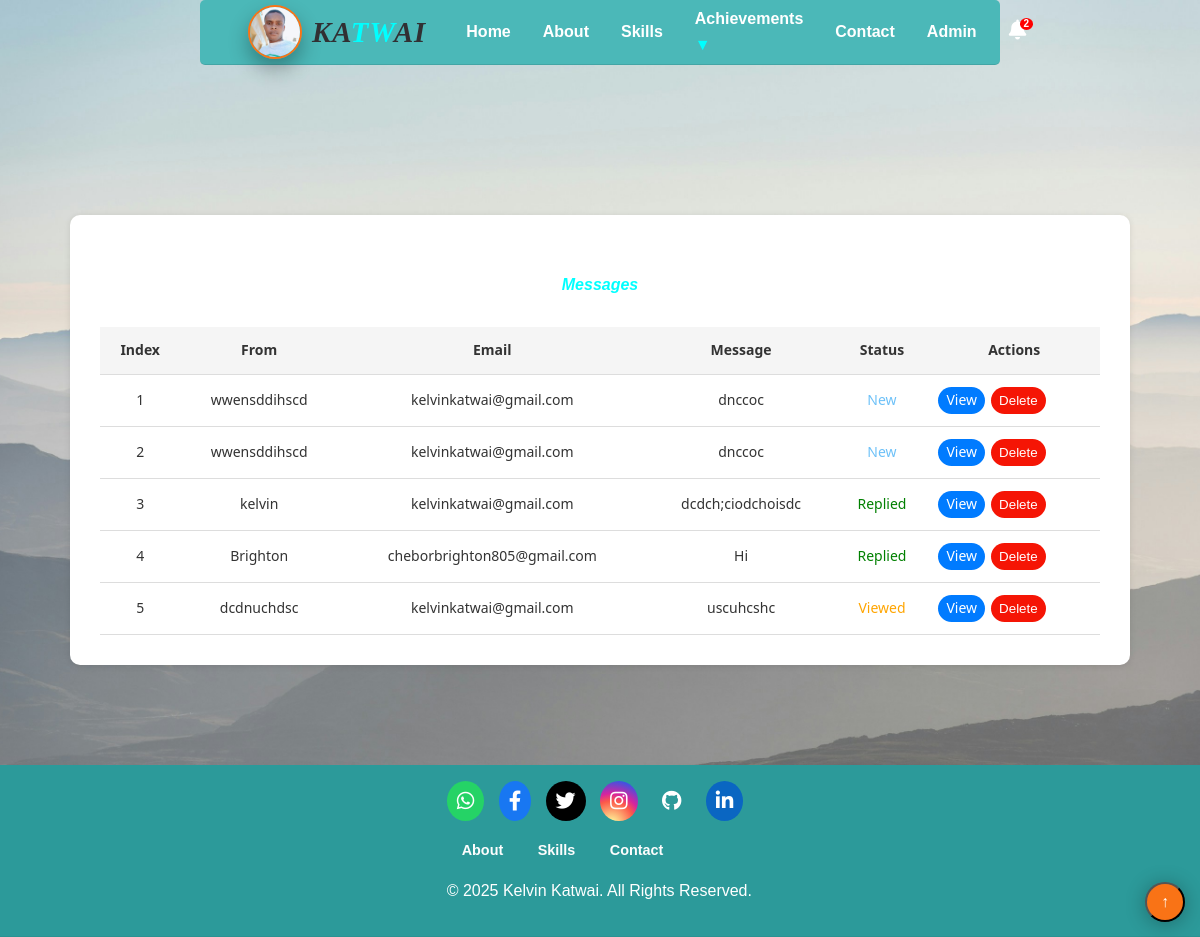
The app's page /view_messages/ (signed in), older data.
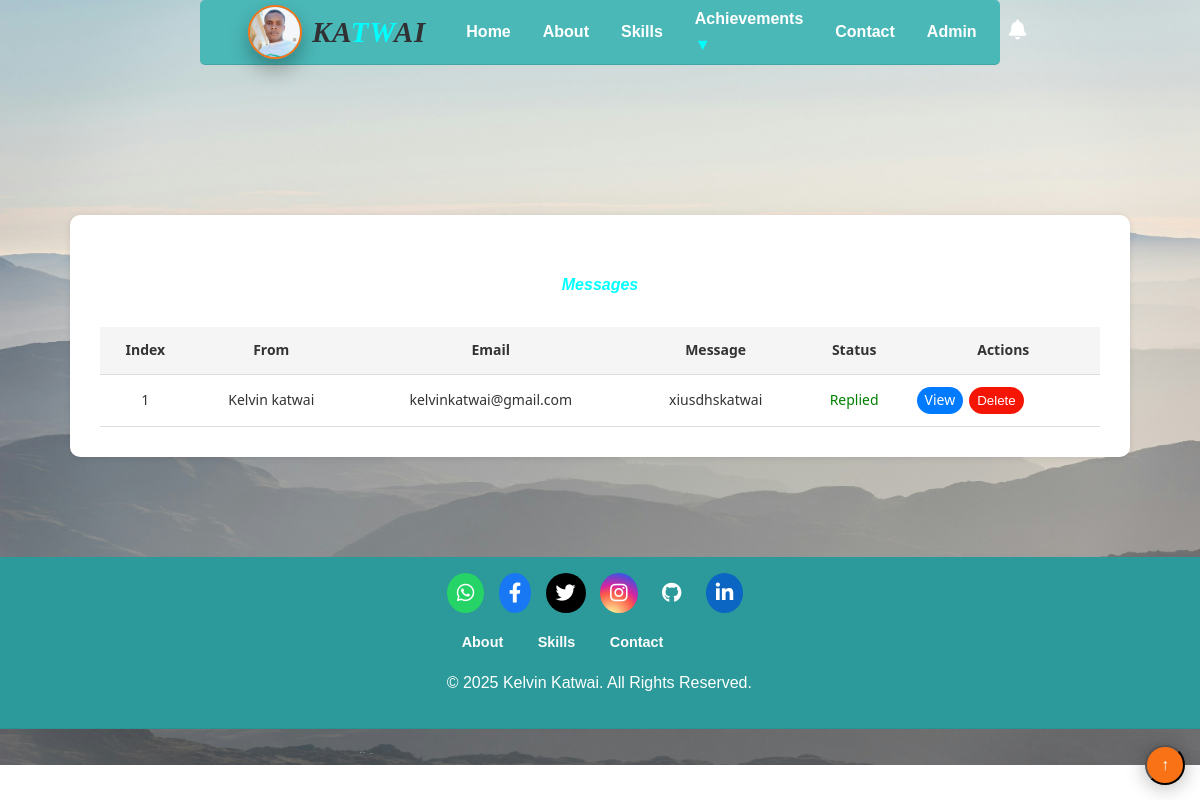
The same page, newer data.
### app/models.py (models this page shows, shortened)
class Message(models.Model):
    full_name = models.CharField(max_length=100)
    email = models.EmailField()
    message = models.TextField()
    STATUS_CHOICES  = [
        ('new', 'New'),
        ('viewed', 'Viewed'),
        ('replied', 'Replied'),
    ]
    status = models.CharField(max_length=10, choices=STATUS_CHOICES, default='new')
    reply = models.TextField(blank=True, null=True)
    created_at = models.DateTimeField(auto_now_add=True)

### app/views.py (the view)
# urls.py: path('view_messages/', views.view_messages, name='view_messages'),
@login_required
@user_passes_test(is_superuser)
def view_messages(request):
    messages = Message.objects.all().order_by('-id')
    return render(request, 'view_messages.html', {'messages': messages})

### app/views.py (called while the page is built)
def is_superuser(user):
    return user.is_superuser

def new_messages_count(request):
    if request.user.is_authenticated and request.user.is_superuser:
        return {'new_messages_count': Message.objects.filter(status='new').count()}
    return {'new_messages_count': 0}

### templates/view_messages.html (shortened to what this page needs)
{% extends 'base.html' %}
{% block content %}
<div class="table-container">
  <h5>Messages</h5>
  <table class="table">
    <thead>
      <tr>
        <th>Index</th>
        <th>From</th>
        <th>Email</th>
        <th>Message</th>
        <th>Status</th>
        <th>Actions</th>
      </tr>
    </thead>
    <tbody>
      {% for message in messages %}
      <tr>
        <td>{{ forloop.counter }}</td>
        <td>{{ message.full_name }}</td>
        <td>{{ message.email }}</td>
        <td>{{ message.message|truncatewords:10 }}</td>
        <td>
          {% if message.status == 'new' %}
            <span class="status-new">New</span>
          {% elif message.status == 'viewed' %}
            <span class="status-viewed">Viewed</span>
          {% elif message.status == 'replied' %}
            <span class="status-replied">Replied</span>
          {% endif %}
        </td>
        <td>
          <div class="buttons">
            <a href="{% url 'view_message_detail' message.id %}" class="btn-view">View</a>
            <form method="post" action="{% url 'delete_message' message.id %}" style="display:inline;">
              <button type="submit" class="btn-delete">Delete</button>
            </form>
          </div>
        </td>
      </tr>
      {% empty %}
      <tr>
        <td colspan="6" class="text-center">No messages yet.</td>
      </tr>
      {% endfor %}
    </tbody>
  </table>
</div>
{% endblock %}

### templates/base.html (shortened to what this page needs)
{% load static %}
<!DOCTYPE html>
<html lang="en">
<head>
    <link rel="stylesheet" href="https://cdnjs.cloudflare.com/ajax/libs/font-awesome/5.15.4/css/all.min.css">
    <link rel="stylesheet" href="https://cdn.jsdelivr.net/gh/devicons/devicon@latest/devicon.min.css">
</head>
<body>
    <header>
    <div class="logo-container">
        <img src="{% static 'images/profile.jpeg' %}" alt="Profile Picture">
        <h1>KA<span>TW</span>AI</h1>
    </div>
    <nav>
        <ul class="nav-links" id="navLinks">
            <li><a href="{% url 'home' %}">Home</a></li>
            <li><a href="{% url 'home' %}#about">About</a></li>
            <li><a href="{% url 'home' %}#skills">Skills</a></li>
            <li class="drop-content">
                <a href="javascript:void(0)" class="dropdown-btn" onclick="toggleDropdown()">
                    Achievements <span id="arrow">▼</span>
                </a>
            </li>
            <li><a href="{% url 'home' %}#contact">Contact</a></li>
            {% if user.is_superuser %}
                <li><a href="{% url 'admin_login' %}">Admin</a></li>
                <li class="notification-item">
                    <a href="{% url 'view_messages' %}">
                        <i class="fas fa-bell"></i>
                        {% if new_messages_count > 0 %}
                            <span class="notification-count">{{ new_messages_count }}</span>
                        {% endif %}
                    </a>
                </li>
            {% endif %}
        </ul>
    </nav>
</header>
<div class="back-to-top">
    <button id="backToTopBtn" onclick="scrollToTop()">↑</button>
</div>
    {% block content %}
    {% endblock %}
    <footer>
        <div class="footer-container">
            <div class="footer-icons">
                <a href="https://wa.me/254112871337" class="fab fa-whatsapp"></a>
                <a href="https://facebook.com/kelvin katwai" class="fab fa-facebook-f"></a>
                <a href="https://twitter.com/@KKatwai" class="fab fa-twitter"></a>
                <a href="https://instagram.com/katwaikelvin" class="fab fa-instagram"></a>
                    <a href="https://github.com/Kat-tech15" class="fab fa-github"></a>
                <a href="https://linkedin.com/in/kelvin-katwai-b7557824a" class="fab fa-linkedin-in"></a>
            </div>
            <div class="footer-links">
                <a href="{% url 'home' %}#about">About</a>
                <a href="{% url 'home' %}#skills">Skills</a>
                <a href="{% url 'home' %}#contact">Contact</a>
            </div>
            <p>&copy; 2025 Kelvin Katwai. All Rights Reserved.</p>
        </div>
    </footer>
</body>
</html>

### templates/view_messages.html (style rules this page uses)
.table-container { max-width: 1000px; margin: 100px auto; padding: 30px; margin-top: 150px; background: #fff; border-radius: 10px; box-shadow: 0 1px 6px rgba(0,0,0,0.1); font-family: 'Segoe UI', sans-serif; }
.table-container h5 { font-size: medium; margin-bottom: 30px; font-family: sans-serif; font-style: oblique; text-align: center; color: aqua; }
.table { width: 100%; border-collapse: collapse; }
.table th, .table td { padding: 12px 10px; text-align: center; border-bottom: 1px solid #ddd; font-size: 14px; }
.table th { background-color: #f5f5f5; font-weight: 600; color: #333; }
.status-replied { color: green; }
.btn-delete { background-color: #f51505; padding: 6px 8px; color: white; border-radius: 30px; border: none; }
.buttons { display: flex; gap: 6px; }
.btn-view { background-color: #007bff; padding: 2px 8px; color: white; border-radius: 30px; text-decoration: none; }

### templates/base.html (style rules this page uses)
body { margin: 0; font-family: 'Poppins', sans-serif; color: #333; line-height: 1.6; background-image: url(static/images/about5.jpg); background-repeat: no-repeat; background-size: cover; background-position: center; }
header { position: sticky; height: 4vh; top: 0; margin-left: 200px; margin-right: 200px; border-radius: 5px; z-index: 1000; background: #4bb8b8; backdrop-filter: blur(10px); display: flex; justify-content: space-between; align-items: center; padding: 1rem 3rem; border-bottom: 1px solid rgba(0, 0, 0, 0.1); }
.logo-container { display: flex; align-items: center; gap: 10px; }
.logo-container img { width: 50px; height: 50px; object-fit: cover; border: 2px solid #f97316; border-radius: 50%; margin-top: 0; box-shadow: 0 10px 20px rgba(0,0,0,0.3); }
header h1 { font-size: 1.8rem; font-family: Cambria, Cochin, Georgia, Times, 'Times New Roman', serif; font-weight: bold; color: #313033; letter-spacing: 1px; font-style: oblique; }
span { color: aqua; }
.nav-links { list-style: none; display: flex; gap: 2rem; align-items: center; }
.nav-links li a { text-decoration: none; color: #ffffff; font-weight: bold; position: relative; }
.nav-links li a::after { content: ""; position: absolute; left: 0; bottom: -4px; width: 0%; height: 2px; background: #0dfa05e1; transition: 0.3s ease; }
.notification-item { position: relative; }
.dropdown-btn { cursor: pointer; display: inline-block; }
.notification-item i { font-size: 20px; color: #fff; }
#backToTopBtn { position: fixed; bottom: 15px; right: 15px; background: #f97316; color: #ffffff; width: 40px; height: 40px; border-radius: 60%; font-size: 1rem; font-weight: bold; cursor: pointer; box-shadow: 0 2px 20px rgba(0,0,0,0.3); transition: background 0.3s ease, transform 0.2s ease; display: block; z-index: 9999; }
footer { position: relative; top: 0; z-index: 1000; background: #2c9a9a; backdrop-filter: blur(10px); display: flex; color: white; justify-content: space-between; align-items: center; padding: 1rem 3rem; z-index: 1; border-bottom: 1px solid rgba(0, 0, 0, 0.05); }
.footer-container { max-width: 1000px; margin: auto; }
.footer-links { margin: 1rem 0; }
.footer-links a { color: #fdfdfd; margin: 0 15px; text-decoration: none; font-weight: bold; font-size: 0.9rem; transition: 0.3s ease; }
.footer-container { justify-content: space-between; flex-wrap: wrap; max-width: 1200px; margin: auto; }
.footer-icons a { margin-right: 10px; padding: 10px; border-radius: 50%; color: white; text-decoration: none; font-size: 20px; transition: transform 0.3s ease; }
.footer-icons a.fa-whatsapp { background: #25D366; color: white; }
.footer-icons a.fa-facebook-f { background: #1877f2; color: white; }
.footer-icons a.fa-twitter { background: #000000; color: white; }
.footer-icons a.fa-instagram { background: radial-gradient(circle at 30% 107%, #fdf497 0%, #fdf497 5%, #fd5949 45%, #d6249f 60%, #285AEB 90%); color: white; }
.footer-icons a.fa-linkedin-in { background: #0a66c2; color: white; }

Row changes from the older to the newer data that the page shows:
removed Message: full_name "wwensddihscd", email "kelvinkatwai@gmail.com", message "dnccoc", status "New"
removed Message: full_name "wwensddihscd", email "kelvinkatwai@gmail.com", message "dnccoc", status "New"
removed Message: full_name "kelvin", email "kelvinkatwai@gmail.com", message "dcdch;ciodchoisdc", status "Replied"
removed Message: full_name "Brighton", email "cheborbrighton805@gmail.com", message "Hi", status "Replied"
removed Message: full_name "dcdnuchdsc", email "kelvinkatwai@gmail.com", message "uscuhcshc", status "Viewed"
added Message: full_name "Kelvin katwai", email "kelvinkatwai@gmail.com", message "xiusdhskatwai", status "Replied"
Text that changed along with them:
{{ new_messages_count }}: "2" → (not shown)
